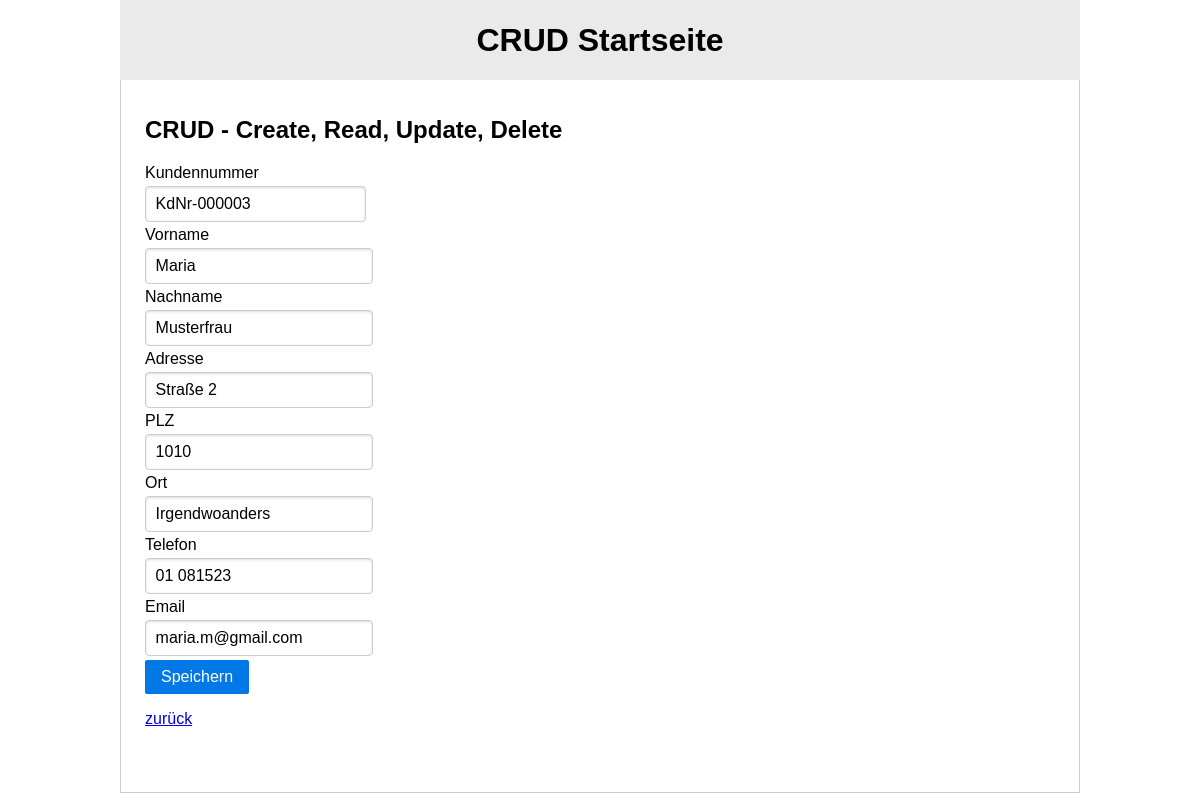
Screenshot of /?action=u&id=85 with the database file from the repository.
### tables this page shows
CREATE TABLE `kunden` (
  `kunden_id` int(11) NOT NULL,
  `kunden_kundennummer` varchar(11) NOT NULL,
  `kunden_vorname` varchar(80) NOT NULL,
  `kunden_nachname` varchar(120) NOT NULL,
  `kunden_adresse` varchar(1205) NOT NULL,
  `kunden_plz` varchar(4) NOT NULL,
  `kunden_ort` varchar(80) NOT NULL,
  `kunden_telefon` varchar(32) NOT NULL,
  `kunden_email` varchar(120) NOT NULL
);

### update-kunden.php (the view, shortened to what this page needs)
<?php
$id = $_GET['id'] ?? 0;
$query = 'SELECT kunden_kundennummer, kunden_vorname, kunden_nachname, kunden_adresse, kunden_plz, kunden_ort, kunden_telefon, kunden_email FROM kunden WHERE kunden_id=?';
$stmt = $db->prepare($query) or trigger_error($stmt->error, E_USER_ERROR);
$stmt->bind_param("i", $id);
$stmt->execute();
if (!$stmt->affected_rows && $stmt->error) {
	$msg = '<p class="error">Datensatz wurde nicht gefunden!</p>';
} else {
    $result = $stmt->get_result();
	$line = $result->fetch_assoc();
?>
<form action="" method="post" class="pure-form pure-form-stacked">
<label for="kdnr">Kundennummer</label>
<p class="input"><?php  echo  $_POST['Kundennummer'] ?? $line['kunden_kundennummer']; ?></p>
<label for="vorname">Vorname</label>
<input type="text" name="Vorname" id="vorname" value= "<?php echo  $_POST['Vorname'] ?? $line['kunden_vorname']; ?>">
<label for="nachname">Nachname</label>
<input type="text" name="Nachname" id="nachname" value= "<?php echo  $_POST['Nachname'] ?? $line['kunden_nachname']; ?>">
<label for="adresse">Adresse</label>
<input type="text" name="Adresse" id="adresse" value= "<?php echo  $_POST['Adresse'] ?? $line['kunden_adresse']; ?>">
<label for="plz">PLZ</label>
<input type="text" name="PLZ" id="plz" value= "<?php echo  $_POST['PLZ'] ?? $line['kunden_plz']; ?>">
<label for="ort">Ort</label>
<input type="text" name="Ort" id="ort" value= "<?php echo  $_POST['Ort'] ?? $line['kunden_ort']; ?>">
<label for="tel">Telefon</label>
<input type="text" name="Telefon" id="tel" value= "<?php echo  $_POST['Telefon'] ?? $line['kunden_telefon']; ?>">
<label for="mail">Email</label>
<input type="email" name="Email" id="mail" value= "<?php echo  $_POST['Email'] ?? $line['kunden_email']; ?>">
<button type="submit" value="Speichern" class="pure-button pure-button-primary">Speichern</button>
</form>
<?php
}
?>
<p><a href="./">zurück</a></p>

### css/pure-min.css (style rules this page uses)
html { font-family:sans-serif;-ms-text-size-adjust:100%;-webkit-text-size-adjust:100% }
body { margin:0 }
a { background-color:transparent }
button,input,optgroup,select,textarea { color:inherit;font:inherit;margin:0 }
button { overflow:visible }
button,select { text-transform:none }
button,html input[type=button],input[type=reset],input[type=submit] { -webkit-appearance:button;cursor:pointer }
input { line-height:normal }
.pure-button { display:inline-block;zoom:1;line-height:normal;white-space:nowrap;vertical-align:middle;text-align:center;cursor:pointer;-webkit-user-drag:none;-webkit-user-select:none;-moz-user-select:none;-ms-user-select:none;user-select:none;-webkit-box-sizing:border-box;-moz-box-sizing:border-box;box-sizing:border-box }
.pure-button { font-family:inherit;font-size:100%;padding:.5em 1em;color:#444;color:rgba(0,0,0,.8);border:1px solid #999;border:0 rgba(0,0,0,0);background-color:#E6E6E6;text-decoration:none;border-radius:2px }
.pure-button-primary,.pure-button-selected,a.pure-button-primary,a.pure-button-selected { background-color:#0078e7;color:#fff }
.pure-form input[type=text],.pure-form input[type=password],.pure-form input[type=email],.pure-form input[type=url],.pure-form input[type=date],.pure-form input[type=month],.pure-form input[type=time],.pure-form input[type=datetime],.pure-form input[type=datetime-local],.pure-form input[type=week],.pure-form input[type=number],.pure-form input[type=search],.pure-form input[type=tel],.pure-form input[type=color],.pure-form select,.pure-form textarea { padding:.5em .6em;display:inline-block;border:1px solid #ccc;box-shadow:inset 0 1px 3px #ddd;border-radius:4px;vertical-align:middle;-webkit-box-sizing:border-box;-moz-box-sizing:border-box;box-sizing:border-box }
.pure-form label { margin:.5em 0 .2em }
.pure-form-stacked input[type=text],.pure-form-stacked input[type=password],.pure-form-stacked input[type=email],.pure-form-stacked input[type=url],.pure-form-stacked input[type=date],.pure-form-stacked input[type=month],.pure-form-stacked input[type=time],.pure-form-stacked input[type=datetime],.pure-form-stacked input[type=datetime-local],.pure-form-stacked input[type=week],.pure-form-stacked input[type=number],.pure-form-stacked input[type=search],.pure-form-stacked input[type=tel],.pure-form-stacked input[type=color],.pure-form-stacked input[type=file],.pure-form-stacked select,.pure-form-stacked label,.pure-form-stacked textarea { display:block;margin:.25em 0 }

### css/layout.css (style rules this page uses)
.input { border: 1px solid #CCC; margin: .25em 0; padding: .5em .6em; box-shadow: inset 0 1px 3px #ddd; border-radius: 4px; width: 200px; }

### rows the page displays
kunden: kunden_kundennummer "KdNr-000003", Vorname "Maria", Nachname "Musterfrau", Adresse "Straße 2", PLZ "1010", Ort "Irgendwoanders", Telefon "01 081523", Email "maria.m@gmail.com"
